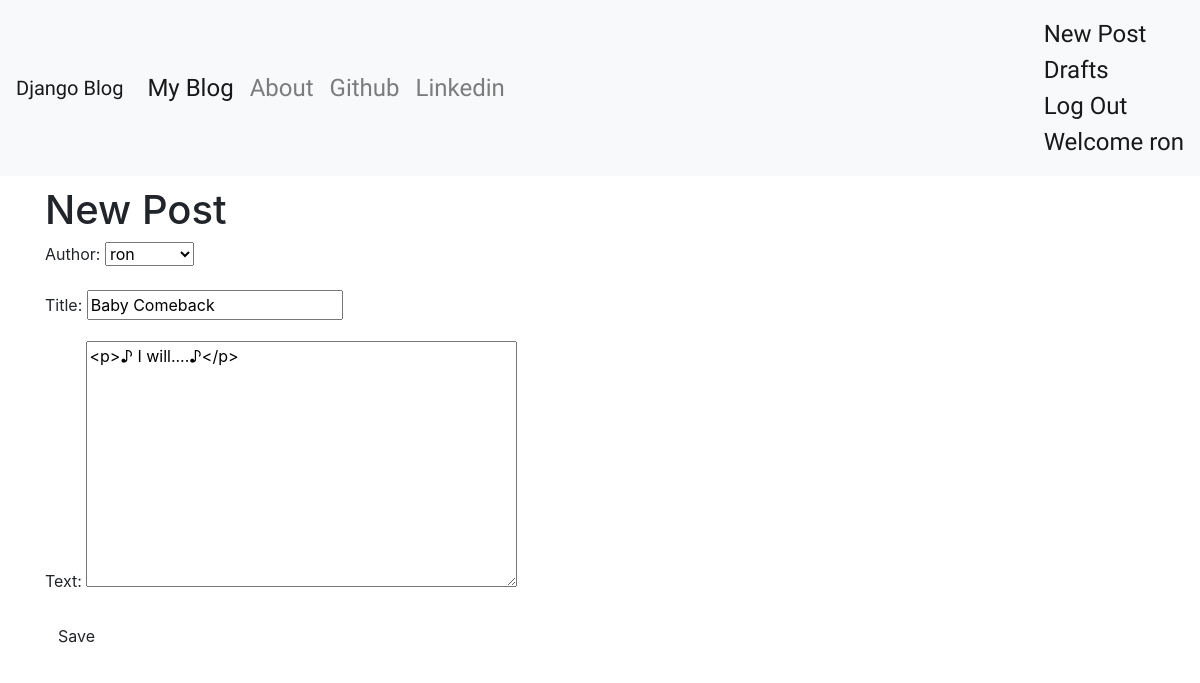
Page /post/6/edit/ (signed in) on the committed database.
### blog/models.py (models this page shows, shortened)
class Post(models.Model):
    author = models.ForeignKey('auth.user', on_delete=models.CASCADE)
    title = models.CharField(max_length=200)
    text = models.TextField()
    created_date = models.DateTimeField(default=timezone.now)
    published_date = models.DateTimeField(blank=True,null=True)

### blog/views.py (the view)
# urls.py: url(r'^post/(?P<pk>\d+)/edit/$',views.PostUpdateView.as_view(),name='post_edit'),
class PostUpdateView(LoginRequiredMixin,UpdateView):
    login_url = '/login/'
    redirect_field_name = 'blog/post_detail.html'
    form_class = PostForm
    model = Post

### blog/forms.py
class PostForm(forms.ModelForm):
    class Meta:
        model = Post
        fields = ('author','title','text')
        widgets = {
            'title':forms.TextInput(attrs={'class':'textinputclass'}),
             'text':forms.Textarea(attrs={'class':'editable medium-editor-textarea postcontent'})
        }

### blog/templates/blog/post_form.html (shortened to what this page needs)
{% extends 'blog/base.html' %}
{% block content %}
<h1>New Post</h1>
<form class="post-form" method="POST">
    {{form.as_p}}
    <button type="submit" class="save btn btn-default">Save</button>
</form>
{% endblock  %}

### blog/templates/blog/base.html (shortened to what this page needs)
<!DOCTYPE html>
<html lang="en">
<head>
    <link rel="stylesheet" href="https://stackpath.bootstrapcdn.com/bootstrap/4.3.1/css/bootstrap.min.css">
    <link rel="stylesheet" href="//cdn.jsdelivr.net/npm/medium-editor@latest/dist/css/medium-editor.min.css" type="text/css" media="screen" charset="utf-8">
    {% load static %}
    <link rel="stylesheet" href="{% static 'css/blog.css' %}">
</head>
<body>
        <nav class="navbar navbar-expand-lg navbar-light bg-light techfont custom-navbar">
                <a class="navbar-brand" href="{% url 'post_list' %}">Django Blog</a>
                <div class="collapse navbar-collapse" id="navbarNav">
                  <ul class="navbar-nav">
                    <li class="nav-item active">
                      <a class="nav-link" href="{% url 'post_list' %}">My Blog <span class="sr-only">(current)</span></a>
                    </li>
                    <li class="nav-item">
                      <a class="nav-link" href="{% url 'about' %}">About</a>
                    </li>
                    <li class="nav-item">
                      <a class="nav-link" href="https://www.github.com">Github</a>
                    </li>
                    <li class="nav-item">
                            <a class="nav-link" href="https://www.linkedin.com">Linkedin</a>
                    </li>
                  </ul>
                </div>
                <ul class="navbar-nav">
                 <span class="navbar-text">
                  {% if user.is_authenticated %}
                  <li><a href="{% url 'post_new' %}">New Post</a></li>
                  <li><a href="{% url 'post_draft_list' %}">Drafts</a></li>
                  <li><a href="{% url 'logout' %}">Log Out</a></li>
                  <li><a>Welcome {{ user.username }}</a></li>
                  {% else %}
                  <li><a class="" href="{% url 'login' %}"><span class="">Login</span></a></li>
                  {% endif %}
                </span>
                </ul>
              </nav>
              <div class="content container">
                  <div class="row">
                      <div class="col-md-8">
                          <div class="blog_posts">
                              {% block content %}
                              {% endblock %}
                          </div>
                      </div>
                  </div>
              </div>
</body>
</html>

### blog/static/css/blog.css (style rules this page uses)
.techfont { font-family: 'Russo One',sans-serif; font-size: 1.5em; margin-bottom: 10px; }

### rows in the picture
Post: author "ron", title "Baby Comeback", text "<p>♪ I will....♪</p>"

### other values in the picture
{{ user.username }} "ron"
